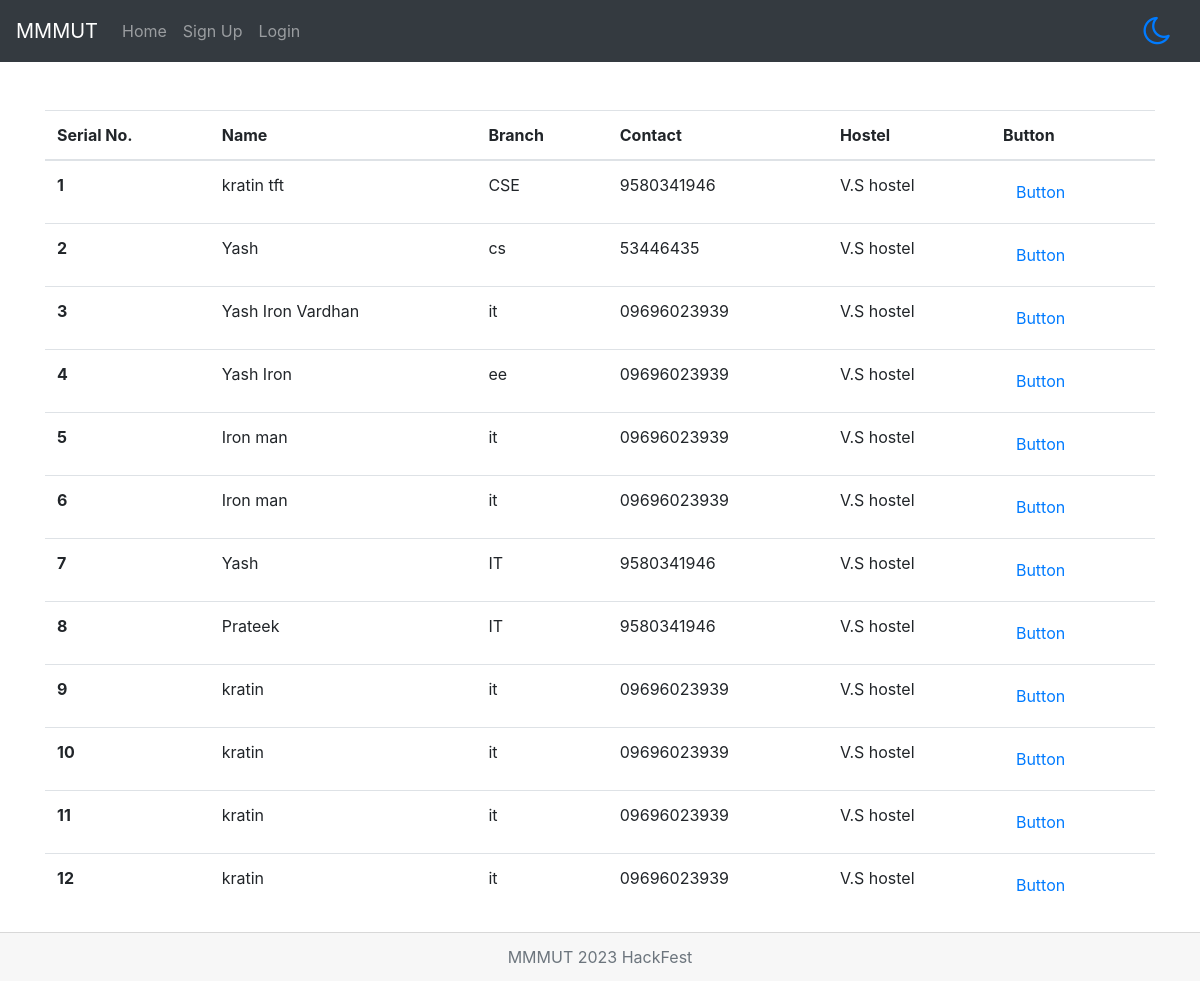
/details, run on the app's committed database.
### college/models.py (models this page shows)
class Deta(models.Model):
    name = models.CharField(max_length=30)
    branch = models.CharField(max_length=30)
    email = models.EmailField(max_length=30)
    address = models.CharField(max_length=100)
    hostel = models.CharField(max_length=50)
    room_no = models.CharField(max_length=5)
    year = models.CharField(max_length=50)
    phone = models.CharField(max_length=10)

### college/views.py (the view)
# urls.py: path('details', views.details, name='details'),
def details(request):
    data = Deta.objects.all()
    return render(request, 'deta.html',{'data':data})

### templates/deta.html (shortened to what this page needs)
{% extends 'base.html' %}
{% block 'content' %}
{% load static %}
<div class="container mt-5">
    <div class="mt-5">
        <table class="table">
            <thead>
                <tr>
                    <th scope="col">Serial No.</th>
                    <th scope="col">Name</th>
                    <th scope="col">Branch</th>
                    <th scope="col">Contact</th>
                    <th scope="col">Hostel</th>
                    <th scope="col">Button</th>
                </tr>
            </thead>
            <tbody>
                {% for d in data %}
                <tr>
                    <th scope="row">{{forloop.counter}}</th>
                    <td>{{d.name}}</td>
                    <td>{{d.branch}}</td>
                    <td>{{d.phone}}</td>
                    <td>{{d.hostel}}</td>
                    <td><a class="btn" href="/detail_update/{{d.id}}">Button</a></td>
                </tr>
                {% endfor %}
            </tbody>
        </table>
    </div>
</div>
{% endblock %}

### templates/base.html (shortened to what this page needs)
<!doctype html>
<html lang="en">
<head>
  <link rel="stylesheet" href="https://cdn.jsdelivr.net/npm/bootstrap@4.0.0/dist/css/bootstrap.min.css"
>
  <link rel="stylesheet" href="https://cdnjs.cloudflare.com/ajax/libs/font-awesome/4.7.0/css/font-awesome.min.css">
</head>
<body>
  {% url 'home' as home %}
  {% url 'showdata' as showdata %}
  {% url 'signup' as signup %}
  {% url 'loginup' as loginup %}
  {% url 'contact' as contact %}
  {% url 'student' as student %}
  {% url 'details' as details %}
  {% url 'hostel' as hostel %}
  {% url 'messup' as messup %}
  {% url 'need' as need %}
  <nav class="navbar navbar-expand-lg navbar-dark bg-dark">
    <a class="navbar-brand" href="/">MMMUT</a>
    <div class="collapse navbar-collapse" id="navbarSupportedContent">
      <ul class="navbar-nav mr-auto">
        <li class="nav-item" id="navbar">
          <a class="nav-link {% if request.path == home %} active {% endif %}" href="/">Home </a>
        </li>
        {% if not request.user.is_authenticated %}
        <li class="nav-item btnn">
          <a class="nav-link {% if request.path == signup %} active {% endif %}" href="{% url 'signup' %}">Sign Up</a>
        </li>
        <li class="nav-item btnn">
          <a class="nav-link {% if request.path == loginup %} active {% endif %}" href="{% url 'loginup' %}">Login</a>
        </li>
        {% endif %}
      </ul>
      <i class="btn fa fa-moon-o fa-2x text-primary" onclick="myfunc()" aria-hidden="true"></i>
    </div>
  </nav>
  {% block 'content' %} {% endblock %}
  <div class="card-footer text-muted text-center">
    MMMUT 2023 HackFest
  </div>
</body>
</html>

### data on the page
Deta: name "kratin tft", branch "CSE", phone "9580341946", hostel "V.S hostel"
Deta: name "Yash", branch "cs", phone "53446435", hostel "V.S hostel"
Deta: name "Yash Iron Vardhan", branch "it", phone "09696023939", hostel "V.S hostel"
Deta: name "Yash Iron", branch "ee", phone "09696023939", hostel "V.S hostel"
Deta: name "Iron man", branch "it", phone "09696023939", hostel "V.S hostel"
Deta: name "Iron man", branch "it", phone "09696023939", hostel "V.S hostel"
Deta: name "Yash", branch "IT", phone "9580341946", hostel "V.S hostel"
Deta: name "Prateek", branch "IT", phone "9580341946", hostel "V.S hostel"
Deta: name "kratin", branch "it", phone "09696023939", hostel "V.S hostel"
Deta: name "kratin", branch "it", phone "09696023939", hostel "V.S hostel"
Deta: name "kratin", branch "it", phone "09696023939", hostel "V.S hostel"
Deta: name "kratin", branch "it", phone "09696023939", hostel "V.S hostel"
